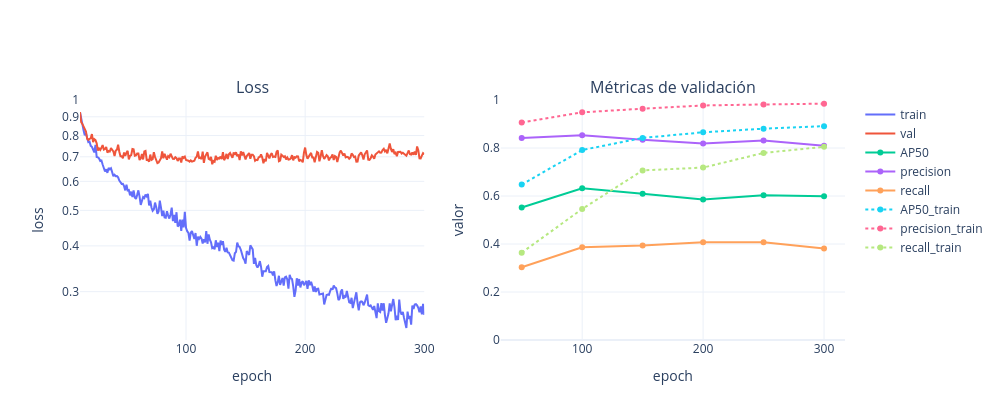
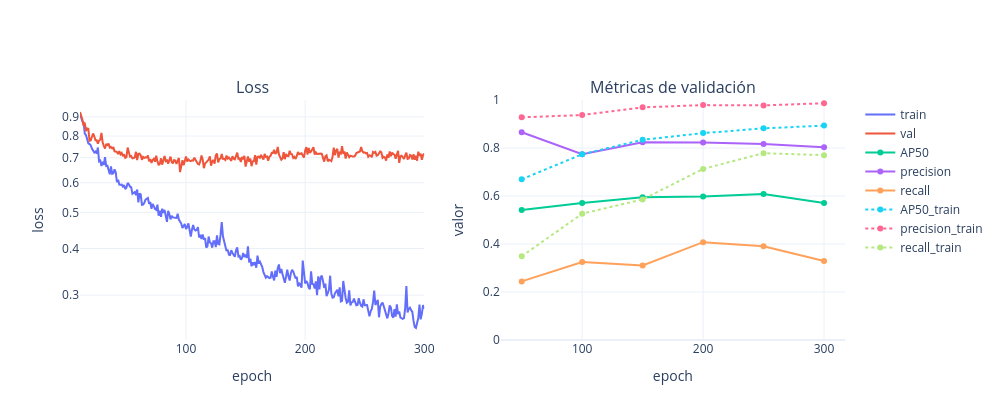

Here is the notebook cell these charts were saved with, in order:
### Code cell
path = r"C:\Users\Usuario\Desktop\5to Semestre\Aprendizaje profundo con vision artificial\ShipDeNet\ShipDeNet-20\SSFP\losses_300.html"
fig = html_a_figura(path)
fig.show()

path = r"C:\Users\Usuario\Desktop\5to Semestre\Aprendizaje profundo con vision artificial\ShipDeNet\ShipDeNet-20\SSFP\losses_300_2.html"
fig = html_a_figura(path)
fig.show()

### Figure 1 — Plotly figure (JSON) as saved in the notebook; plotly's stock layout.template omitted (floating-point values rounded to 4 significant figures; data arrays with more than 128 entries replaced by an {"elided": "..."} marker saying what was removed)
{"data": [{"mode": "lines", "name": "train", "type": "scatter", "x": {"elided": "290 int values"}, "xaxis": "x", "y": {"elided": "290 float values"}, "yaxis": "y"}, {"mode": "lines", "name": "val", "type": "scatter", "x": {"elided": "290 int values"}, "xaxis": "x", "y": {"elided": "290 float values"}, "yaxis": "y"}, {"mode": "lines+markers", "name": "AP50", "type": "scatter", "x": [50, 100, 150, 200, 250, 300], "xaxis": "x2", "y": [0.552, 0.6324, 0.6097, 0.5853, 0.6036, 0.5992], "yaxis": "y2"}, {"mode": "lines+markers", "name": "precision", "type": "scatter", "x": [50, 100, 150, 200, 250, 300], "xaxis": "x2", "y": [0.8421, 0.8534, 0.8342, 0.819, 0.8309, 0.809], "yaxis": "y2"}, {"mode": "lines+markers", "name": "recall", "type": "scatter", "x": [50, 100, 150, 200, 250, 300], "xaxis": "x2", "y": [0.3033, 0.3863, 0.3934, 0.4076, 0.4076, 0.3815], "yaxis": "y2"}, {"line": {"dash": "dot"}, "mode": "lines+markers", "name": "AP50_train", "type": "scatter", "x": [50, 100, 150, 200, 250, 300], "xaxis": "x2", "y": [0.6476, 0.7915, 0.842, 0.8654, 0.8805, 0.891], "yaxis": "y2"}, {"line": {"dash": "dot"}, "mode": "lines+markers", "name": "precision_train", "type": "scatter", "x": [50, 100, 150, 200, 250, 300], "xaxis": "x2", "y": [0.9062, 0.9485, 0.9638, 0.9773, 0.9813, 0.9849], "yaxis": "y2"}, {"line": {"dash": "dot"}, "mode": "lines+markers", "name": "recall_train", "type": "scatter", "x": [50, 100, 150, 200, 250, 300], "xaxis": "x2", "y": [0.3638, 0.546, 0.7066, 0.7183, 0.7795, 0.8048], "yaxis": "y2"}], "layout": {"annotations": [{"font": {"size": 16}, "showarrow": false, "text": "Loss", "x": 0.225, "xanchor": "center", "xref": "paper", "y": 1, "yanchor": "bottom", "yref": "paper"}, {"font": {"size": 16}, "showarrow": false, "text": "Métricas de validación", "x": 0.775, "xanchor": "center", "xref": "paper", "y": 1, "yanchor": "bottom", "yref": "paper"}], "height": 420, "hovermode": "x unified", "width": 1000, "xaxis": {"anchor": "y", "domain": [0, 0.45], "title": {"text": "epoch"}}, "xaxis2": {"anchor": "y2", "domain": [0.55, 1], "title": {"text": "epoch"}}, "yaxis": {"anchor": "x", "domain": [0, 1], "title": {"text": "loss"}, "type": "log"}, "yaxis2": {"anchor": "x2", "domain": [0, 1], "range": [0, 1], "title": {"text": "valor"}}}}

### Figure 2 — Plotly figure (JSON) as saved in the notebook; plotly's stock layout.template omitted (floating-point values rounded to 4 significant figures; data arrays with more than 128 entries replaced by an {"elided": "..."} marker saying what was removed)
{"data": [{"mode": "lines", "name": "train", "type": "scatter", "x": {"elided": "290 int values"}, "xaxis": "x", "y": {"elided": "290 float values"}, "yaxis": "y"}, {"mode": "lines", "name": "val", "type": "scatter", "x": {"elided": "290 int values"}, "xaxis": "x", "y": {"elided": "290 float values"}, "yaxis": "y"}, {"mode": "lines+markers", "name": "AP50", "type": "scatter", "x": [50, 100, 150, 200, 250, 300], "xaxis": "x2", "y": [0.5421, 0.5712, 0.5949, 0.5975, 0.6079, 0.5708], "yaxis": "y2"}, {"mode": "lines+markers", "name": "precision", "type": "scatter", "x": [50, 100, 150, 200, 250, 300], "xaxis": "x2", "y": [0.8655, 0.774, 0.8239, 0.823, 0.8168, 0.8035], "yaxis": "y2"}, {"mode": "lines+markers", "name": "recall", "type": "scatter", "x": [50, 100, 150, 200, 250, 300], "xaxis": "x2", "y": [0.2441, 0.3246, 0.3104, 0.4076, 0.391, 0.3294], "yaxis": "y2"}, {"line": {"dash": "dot"}, "mode": "lines+markers", "name": "AP50_train", "type": "scatter", "x": [50, 100, 150, 200, 250, 300], "xaxis": "x2", "y": [0.6697, 0.774, 0.8342, 0.862, 0.8819, 0.8933], "yaxis": "y2"}, {"line": {"dash": "dot"}, "mode": "lines+markers", "name": "precision_train", "type": "scatter", "x": [50, 100, 150, 200, 250, 300], "xaxis": "x2", "y": [0.9278, 0.9373, 0.9693, 0.9788, 0.9775, 0.9866], "yaxis": "y2"}, {"line": {"dash": "dot"}, "mode": "lines+markers", "name": "recall_train", "type": "scatter", "x": [50, 100, 150, 200, 250, 300], "xaxis": "x2", "y": [0.349, 0.5263, 0.5855, 0.7128, 0.7783, 0.7702], "yaxis": "y2"}], "layout": {"annotations": [{"font": {"size": 16}, "showarrow": false, "text": "Loss", "x": 0.225, "xanchor": "center", "xref": "paper", "y": 1, "yanchor": "bottom", "yref": "paper"}, {"font": {"size": 16}, "showarrow": false, "text": "Métricas de validación", "x": 0.775, "xanchor": "center", "xref": "paper", "y": 1, "yanchor": "bottom", "yref": "paper"}], "height": 420, "hovermode": "x unified", "width": 1000, "xaxis": {"anchor": "y", "domain": [0, 0.45], "title": {"text": "epoch"}}, "xaxis2": {"anchor": "y2", "domain": [0.55, 1], "title": {"text": "epoch"}}, "yaxis": {"anchor": "x", "domain": [0, 1], "title": {"text": "loss"}, "type": "log"}, "yaxis2": {"anchor": "x2", "domain": [0, 1], "range": [0, 1], "title": {"text": "valor"}}}}
